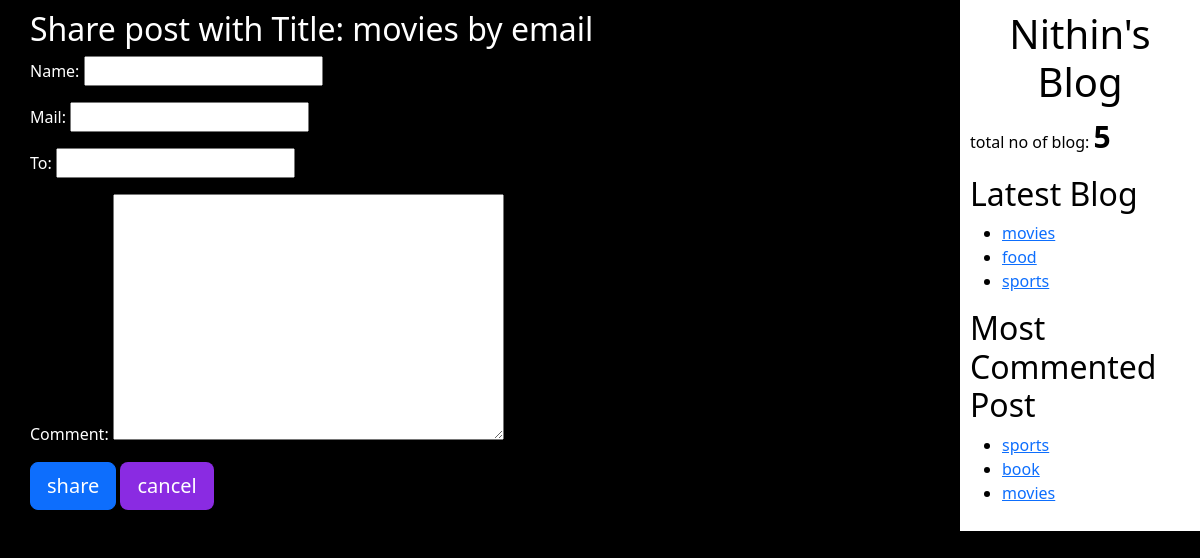
The app's page /2/share/ with its own data.
### app/models.py (models this page shows, shortened)
class Post(models.Model):
	STATUS_CHOICES = (("draft","Draft"),("published","Published"))
	title = models.CharField(max_length=50)
	slug = models.SlugField(max_length = 50, unique_for_date='publish')
	author = models.ForeignKey(User, related_name='blog_project', on_delete = models.CASCADE)
	publish = models.DateTimeField(default = timezone.now)
	created = models.DateTimeField(auto_now_add=True)
	update = models.DateTimeField(auto_now=True)
	body = models.TextField()
	status = models.CharField(max_length = 50, choices = STATUS_CHOICES, default= "draft")
	objects = CustomManager()
	tags = TaggableManager()
	class Meta:
		ordering  = ("-publish",)
	def get_absolute_url(self):
		return reverse("detail", args = [self.publish.year, self.publish.strftime("%m"), self.publish.strftime("%d"), self.slug])

### app/views.py (the view)
# urls.py: re_path(r"^(?P<id>\d+)/share/$", v.share_mail),
def share_mail(request, id):
	post = get_object_or_404(Post, id = id, status = "published")
	sent = False
	if request.method == "POST":
		form = mail(request.POST)
		if form.is_valid():
			cd = form.cleaned_data
			subject = '{}({}) recommends you to read "{}"'.format(cd["name"], cd["mail"], post.title)
			post_url = request.build_absolute_uri(post.get_absolute_url())
			msg = "read the post at :\n{}\n\n{}\'s comments:\n {}".format(post_url,cd["name"], cd["comment"])
			send_mail(subject, msg,"nkisnithinkumar@gmail.com",[cd["to"]])
			sent = True
	else:
		form = mail()
	dict = {"post" : post, "form" : form, "sent": sent}
	return render(request = request, template_name = "app/share_mail.html", context = dict)

### app/forms.py
class mail(forms.Form):
	name = forms.CharField()
	mail = forms.EmailField()
	to = forms.EmailField()
	comment = forms.CharField(required=False, widget = forms.Textarea)

### app/models.py (called while the page is built)
	def get_queryset(self):
		return super().get_queryset().filter(status = "published")

### app/templatetags/blog_tag.py (called while the page is built)
@register.simple_tag()
def count():
	return Post.objects.count()

@register.inclusion_tag("app/latest_blog.html")
def latest_blog():
	latest_blog = Post.objects.order_by("-publish")[:3]
	return {"latest_blog" : latest_blog}

@register.simple_tag()
def more_cmt(count = 3):
	return Post.objects.annotate(total_count = Count("cmt")).order_by("-total_count")[:count]

### templates/app/share_mail.html (shortened to what this page needs)
{% extends "app/base.html" %}
{% block body_block %}
	{% if sent %}
		<h2>email sent sucessfully</h2>
		<h2>Post with title: {{ post.title }} shared by email</h2>
		<a href="{{ post.get_absolute_url }}" class = "btn btn-lg btn-sucess", id = "smail"> back</a>
	{% else %}
		<h2>Share post with Title: {{ post.title }} by email</h2>
		<form method="POST">
		{{ form.as_p }}
		<input type="submit" name=""  class="btn btn-primary btn-lg" value="share">
		<a href="{{ post.get_absolute_url }}" class = "btn btn-lg btn-sucess", id = "smail"> cancel</a>
	</form>
	{% endif %}
{% endblock body_block %}

### templates/app/base.html (shortened to what this page needs)
<!DOCTYPE html>
{% load static %}
{% load blog_tag %}
<html>
<head>
	<link href="https://cdn.jsdelivr.net/npm/bootstrap@5.3.1/dist/css/bootstrap.min.css" rel="stylesheet">
  	<link rel="stylesheet" type="text/css" href="{% static "app/base.css" %}">
</head>
<body>
	<div class = "content">
		{% block body_block %}
		{% endblock body_block %}
	</div>
	<div class="sidebar">
		<h1>Nithin's Blog</h1>
		<p>total no of blog: <span id = "blog_cnt"> {% count %}</span></p>
		<h2>Latest Blog</h2>
		{% latest_blog%}
		<h2>Most Commented Post</h2>
		{% more_cmt as mc %}
		<ul>
			{% for i in mc %}
			<li><a href="{{ i.get_absolute_url }}"> {{ i.title }}</a></li>
			{% endfor %}
		</ul>
	</div>
</body>
</html>

### templates/app/latest_blog.html
<ul>
	{% for i in latest_blog %}
	<li><a href="{{ i.get_absolute_url }}"> {{ i.title }}</a></li>
	{% endfor %}
</ul>

### static/app/base.css (style rules this page uses)
.content { color:white; background: black; float: left; width: 80%; height: 100%; padding: 10px 0px 0px 30px; }
.sidebar { color:black; background: white; float: right; width: 20%; height: 100%; padding: 10px; }
h1 { text-align : center; }
body { background: black; }
#smail { background: blueviolet; color :white; margin-right: 20px; }
#blog_cnt { font-weight: bold; font-size: 30px; }

### records on screen
Post: title "movies"
Post: title "food"
Post: title "sports"
Post: title "book"
